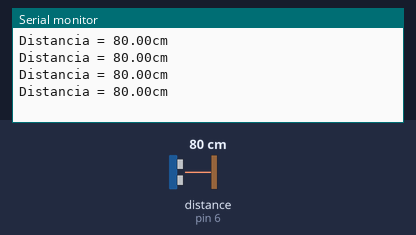
Recording of a sketch running on a simulated Arduino Uno, built with avr-gcc and run on an emulated ATmega328P. Shown: the last lines printed to the serial monitor. Wiring (inferred from the names in the program): ultrasonic range finder: trigger pin 5; echo pin 6. The inputs (shaded band) are chosen by the test bench; at power-on: distance to the obstacle (sensor on pin 6) 80 cm. The echo pulse lasts 58.3 µs per cm.

Above: at 1.2 s.
1.3 s: distance to the obstacle (sensor on pin 6) set to 2 cm
At 1.73 s:
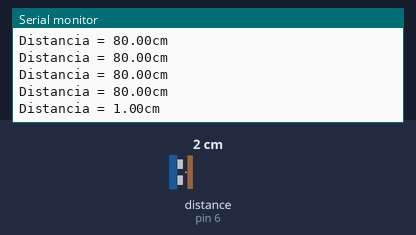
2.8 s: distance to the obstacle (sensor on pin 6) set to 4 cm
At 2.94 s:
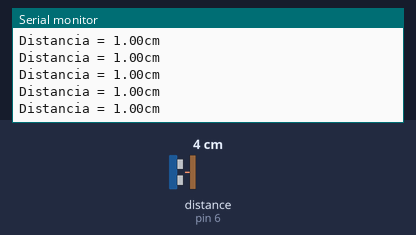
4.3 s: distance to the obstacle (sensor on pin 6) set to 60 cm
At 4.45 s:
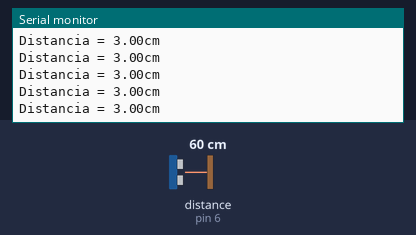
7.3 s: distance to the obstacle (sensor on pin 6) set to 2 cm
At 7.49 s:
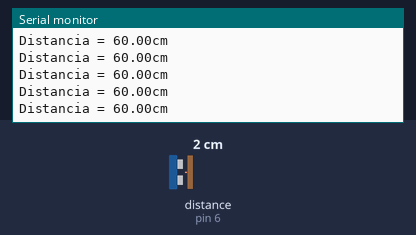
Timing chart, 0 to 10.3 s (numbered marks = the images above; inputs shaded):
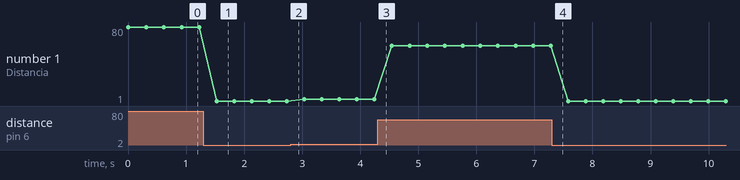

Measured:
- after the input at 1.3 s, the serial monitor: prints a new line after 0.23 s (image 1)
- plotted number 1: 80 → 1 after the input at 1.3 s, 1 → 3 after the input at 2.8 s, 3 → 60 after the input at 4.3 s, 60 → 1 after the input at 7.3 s

The sketch:

sketch_apr24a.ino
```cpp
int trigger=5;   //Variables donde conectamos los pines T y E
int echo=6;
int tiempo;     // Es para depositar el valor convertido del tiempo que se tarda en volver
float distancia;   //  Depositamos la señal convertida en centímetros
int buzz =8;    // Variable donde conectamos el buzzer
void setup() {
  Serial.begin (9600);
  pinMode (trigger, OUTPUT);
  pinMode (echo, INPUT);

}
void loop() {
  digitalWrite (trigger, LOW);  //standby o colocado
  delayMicroseconds (10);  //Estabiliza el sensor y genera la señal
  digitalWrite (trigger, HIGH);
  delayMicroseconds (10);  //Genera pulso por 10 micro segundos
  digitalWrite (trigger, LOW);
  delayMicroseconds (10); //Desactivamos la señal para evitar interferencias
  //Obtenemos datos y realizamos la conversión a cm
  tiempo= pulseIn (echo, HIGH); // Calcula el tiempo que vuelve de T a E
  distancia= tiempo/58;    //  Ahora, convertimos el tiempo en centimentros
  Serial.print ("Distancia = ");
  Serial.print (distancia);
  Serial.println ("cm");
  delay (300);

   if(distancia>=200 && distancia<=300){
    digitalWrite(buzz, HIGH);
  }
  else{
      digitalWrite(buzz, LOW);
  }
}
```
